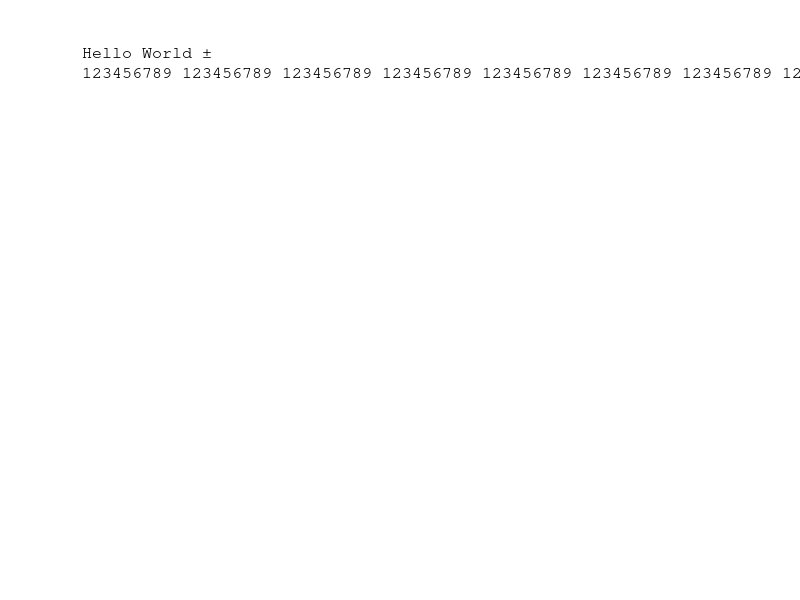
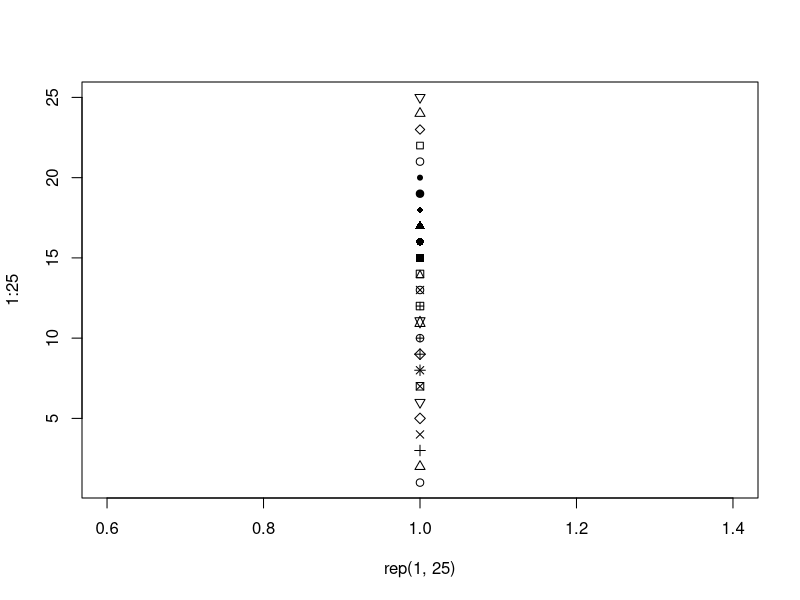

Source code (R) for these figures, in order:
##################################################
# Schefferville Experiment on Climate Change (SEC-C)
# R v2.12.1
##################################################
## tests of outputs to different file formats

txt <- "Hello World ±\n123456789 123456789 123456789 123456789 123456789 123456789 123456789 123456789 123456789 1234567890"

pdf( file = "~/Desktop/test.pdf" )

plot.new()
# plot.window(c(0, 100), c(0, 100))
mtext( paste(txt, width = 24), 
       adj = 0, side = 3, line = 0, 
       family = "mono", cex = 1, col = "black"
      )
plot( rep(1, 25), 1:25, pch = 1:25 )

dev.off()
